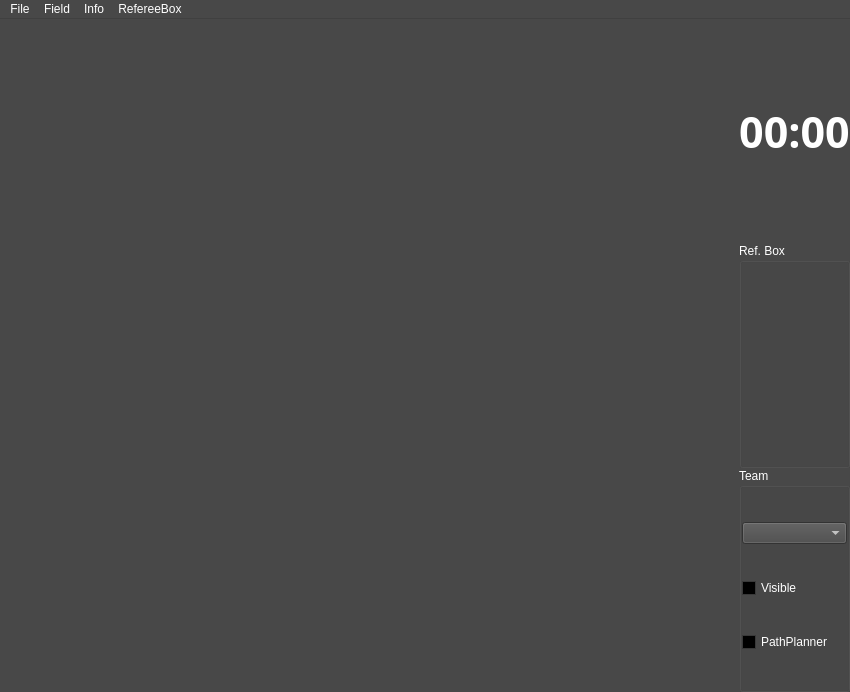
<?xml version="1.0" encoding="UTF-8"?>
<ui version="4.0">
 <class>MainWindow</class>
 <widget class="QMainWindow" name="MainWindow">
  <property name="geometry">
   <rect>
    <x>0</x>
    <y>0</y>
    <width>850</width>
    <height>692</height>
   </rect>
  </property>
  <property name="sizePolicy">
   <sizepolicy hsizetype="Fixed" vsizetype="Fixed">
    <horstretch>2</horstretch>
    <verstretch>2</verstretch>
   </sizepolicy>
  </property>
  <property name="palette">
   <palette>
    <active>
     <colorrole role="WindowText">
      <brush brushstyle="SolidPattern">
       <color alpha="255">
        <red>255</red>
        <green>255</green>
        <blue>255</blue>
       </color>
      </brush>
     </colorrole>
     <colorrole role="Button">
      <brush brushstyle="SolidPattern">
       <color alpha="255">
        <red>72</red>
        <green>72</green>
        <blue>72</blue>
       </color>
      </brush>
     </colorrole>
     <colorrole role="Light">
      <brush brushstyle="SolidPattern">
       <color alpha="255">
        <red>108</red>
        <green>108</green>
        <blue>108</blue>
       </color>
      </brush>
     </colorrole>
     <colorrole role="Midlight">
      <brush brushstyle="SolidPattern">
       <color alpha="255">
        <red>90</red>
        <green>90</green>
        <blue>90</blue>
       </color>
      </brush>
     </colorrole>
     <colorrole role="Dark">
      <brush brushstyle="SolidPattern">
       <color alpha="255">
        <red>36</red>
        <green>36</green>
        <blue>36</blue>
       </color>
      </brush>
     </colorrole>
     <colorrole role="Mid">
      <brush brushstyle="SolidPattern">
       <color alpha="255">
        <red>48</red>
        <green>48</green>
        <blue>48</blue>
       </color>
      </brush>
     </colorrole>
     <colorrole role="Text">
      <brush brushstyle="SolidPattern">
       <color alpha="255">
        <red>255</red>
        <green>255</green>
        <blue>255</blue>
       </color>
      </brush>
     </colorrole>
     <colorrole role="BrightText">
      <brush brushstyle="SolidPattern">
       <color alpha="255">
        <red>255</red>
        <green>255</green>
        <blue>255</blue>
       </color>
      </brush>
     </colorrole>
     <colorrole role="ButtonText">
      <brush brushstyle="SolidPattern">
       <color alpha="255">
        <red>255</red>
        <green>255</green>
        <blue>255</blue>
       </color>
      </brush>
     </colorrole>
     <colorrole role="Base">
      <brush brushstyle="SolidPattern">
       <color alpha="255">
        <red>0</red>
        <green>0</green>
        <blue>0</blue>
       </color>
      </brush>
     </colorrole>
     <colorrole role="Window">
      <brush brushstyle="SolidPattern">
       <color alpha="255">
        <red>72</red>
        <green>72</green>
        <blue>72</blue>
       </color>
      </brush>
     </colorrole>
     <colorrole role="Shadow">
      <brush brushstyle="SolidPattern">
       <color alpha="255">
        <red>0</red>
        <green>0</green>
        <blue>0</blue>
       </color>
      </brush>
     </colorrole>
     <colorrole role="Highlight">
      <brush brushstyle="SolidPattern">
       <color alpha="255">
        <red>16</red>
        <green>16</green>
        <blue>16</blue>
       </color>
      </brush>
     </colorrole>
     <colorrole role="HighlightedText">
      <brush brushstyle="SolidPattern">
       <color alpha="255">
        <red>255</red>
        <green>255</green>
        <blue>255</blue>
       </color>
      </brush>
     </colorrole>
     <colorrole role="Link">
      <brush brushstyle="SolidPattern">
       <color alpha="255">
        <red>0</red>
        <green>0</green>
        <blue>255</blue>
       </color>
      </brush>
     </colorrole>
     <colorrole role="LinkVisited">
      <brush brushstyle="SolidPattern">
       <color alpha="255">
        <red>255</red>
        <green>0</green>
        <blue>255</blue>
       </color>
      </brush>
     </colorrole>
     <colorrole role="AlternateBase">
      <brush brushstyle="SolidPattern">
       <color alpha="255">
        <red>36</red>
        <green>36</green>
        <blue>36</blue>
       </color>
      </brush>
     </colorrole>
    </active>
    <inactive>
     <colorrole role="WindowText">
      <brush brushstyle="SolidPattern">
       <color alpha="255">
        <red>255</red>
        <green>255</green>
        <blue>255</blue>
       </color>
      </brush>
     </colorrole>
     <colorrole role="Button">
      <brush brushstyle="SolidPattern">
       <color alpha="255">
        <red>72</red>
        <green>72</green>
        <blue>72</blue>
       </color>
      </brush>
     </colorrole>
     <colorrole role="Light">
      <brush brushstyle="SolidPattern">
       <color alpha="255">
        <red>108</red>
        <green>108</green>
        <blue>108</blue>
       </color>
      </brush>
     </colorrole>
     <colorrole role="Midlight">
      <brush brushstyle="SolidPattern">
       <color alpha="255">
        <red>90</red>
        <green>90</green>
        <blue>90</blue>
       </color>
      </brush>
     </colorrole>
     <colorrole role="Dark">
      <brush brushstyle="SolidPattern">
       <color alpha="255">
        <red>36</red>
        <green>36</green>
        <blue>36</blue>
       </color>
      </brush>
     </colorrole>
     <colorrole role="Mid">
      <brush brushstyle="SolidPattern">
       <color alpha="255">
        <red>48</red>
        <green>48</green>
        <blue>48</blue>
       </color>
      </brush>
     </colorrole>
     <colorrole role="Text">
      <brush brushstyle="SolidPattern">
       <color alpha="255">
        <red>255</red>
        <green>255</green>
        <blue>255</blue>
       </color>
      </brush>
     </colorrole>
     <colorrole role="BrightText">
      <brush brushstyle="SolidPattern">
       <color alpha="255">
        <red>255</red>
        <green>255</green>
        <blue>255</blue>
       </color>
      </brush>
     </colorrole>
     <colorrole role="ButtonText">
      <brush brushstyle="SolidPattern">
       <color alpha="255">
        <red>255</red>
        <green>255</green>
        <blue>255</blue>
       </color>
      </brush>
     </colorrole>
     <colorrole role="Base">
      <brush brushstyle="SolidPattern">
       <color alpha="255">
        <red>0</red>
        <green>0</green>
        <blue>0</blue>
       </color>
      </brush>
     </colorrole>
     <colorrole role="Window">
      <brush brushstyle="SolidPattern">
       <color alpha="255">
        <red>72</red>
        <green>72</green>
        <blue>72</blue>
       </color>
      </brush>
     </colorrole>
     <colorrole role="Shadow">
      <brush brushstyle="SolidPattern">
       <color alpha="255">
        <red>0</red>
        <green>0</green>
        <blue>0</blue>
       </color>
      </brush>
     </colorrole>
     <colorrole role="Highlight">
      <brush brushstyle="SolidPattern">
       <color alpha="255">
        <red>16</red>
        <green>16</green>
        <blue>16</blue>
       </color>
      </brush>
     </colorrole>
     <colorrole role="HighlightedText">
      <brush brushstyle="SolidPattern">
       <color alpha="255">
        <red>255</red>
        <green>255</green>
        <blue>255</blue>
       </color>
      </brush>
     </colorrole>
     <colorrole role="Link">
      <brush brushstyle="SolidPattern">
       <color alpha="255">
        <red>0</red>
        <green>0</green>
        <blue>255</blue>
       </color>
      </brush>
     </colorrole>
     <colorrole role="LinkVisited">
      <brush brushstyle="SolidPattern">
       <color alpha="255">
        <red>255</red>
        <green>0</green>
        <blue>255</blue>
       </color>
      </brush>
     </colorrole>
     <colorrole role="AlternateBase">
      <brush brushstyle="SolidPattern">
       <color alpha="255">
        <red>36</red>
        <green>36</green>
        <blue>36</blue>
       </color>
      </brush>
     </colorrole>
    </inactive>
    <disabled>
     <colorrole role="WindowText">
      <brush brushstyle="SolidPattern">
       <color alpha="255">
        <red>36</red>
        <green>36</green>
        <blue>36</blue>
       </color>
      </brush>
     </colorrole>
     <colorrole role="Button">
      <brush brushstyle="SolidPattern">
       <color alpha="255">
        <red>72</red>
        <green>72</green>
        <blue>72</blue>
       </color>
      </brush>
     </colorrole>
     <colorrole role="Light">
      <brush brushstyle="SolidPattern">
       <color alpha="255">
        <red>108</red>
        <green>108</green>
        <blue>108</blue>
       </color>
      </brush>
     </colorrole>
     <colorrole role="Midlight">
      <brush brushstyle="SolidPattern">
       <color alpha="255">
        <red>90</red>
        <green>90</green>
        <blue>90</blue>
       </color>
      </brush>
     </colorrole>
     <colorrole role="Dark">
      <brush brushstyle="SolidPattern">
       <color alpha="255">
        <red>36</red>
        <green>36</green>
        <blue>36</blue>
       </color>
      </brush>
     </colorrole>
     <colorrole role="Mid">
      <brush brushstyle="SolidPattern">
       <color alpha="255">
        <red>48</red>
        <green>48</green>
        <blue>48</blue>
       </color>
      </brush>
     </colorrole>
     <colorrole role="Text">
      <brush brushstyle="SolidPattern">
       <color alpha="255">
        <red>36</red>
        <green>36</green>
        <blue>36</blue>
       </color>
      </brush>
     </colorrole>
     <colorrole role="BrightText">
      <brush brushstyle="SolidPattern">
       <color alpha="255">
        <red>255</red>
        <green>255</green>
        <blue>255</blue>
       </color>
      </brush>
     </colorrole>
     <colorrole role="ButtonText">
      <brush brushstyle="SolidPattern">
       <color alpha="255">
        <red>36</red>
        <green>36</green>
        <blue>36</blue>
       </color>
      </brush>
     </colorrole>
     <colorrole role="Base">
      <brush brushstyle="SolidPattern">
       <color alpha="255">
        <red>72</red>
        <green>72</green>
        <blue>72</blue>
       </color>
      </brush>
     </colorrole>
     <colorrole role="Window">
      <brush brushstyle="SolidPattern">
       <color alpha="255">
        <red>72</red>
        <green>72</green>
        <blue>72</blue>
       </color>
      </brush>
     </colorrole>
     <colorrole role="Shadow">
      <brush brushstyle="SolidPattern">
       <color alpha="255">
        <red>0</red>
        <green>0</green>
        <blue>0</blue>
       </color>
      </brush>
     </colorrole>
     <colorrole role="Highlight">
      <brush brushstyle="SolidPattern">
       <color alpha="255">
        <red>127</red>
        <green>125</green>
        <blue>123</blue>
       </color>
      </brush>
     </colorrole>
     <colorrole role="HighlightedText">
      <brush brushstyle="SolidPattern">
       <color alpha="255">
        <red>255</red>
        <green>255</green>
        <blue>255</blue>
       </color>
      </brush>
     </colorrole>
     <colorrole role="Link">
      <brush brushstyle="SolidPattern">
       <color alpha="255">
        <red>0</red>
        <green>0</green>
        <blue>255</blue>
       </color>
      </brush>
     </colorrole>
     <colorrole role="LinkVisited">
      <brush brushstyle="SolidPattern">
       <color alpha="255">
        <red>255</red>
        <green>0</green>
        <blue>255</blue>
       </color>
      </brush>
     </colorrole>
     <colorrole role="AlternateBase">
      <brush brushstyle="SolidPattern">
       <color alpha="255">
        <red>72</red>
        <green>72</green>
        <blue>72</blue>
       </color>
      </brush>
     </colorrole>
    </disabled>
   </palette>
  </property>
  <property name="mouseTracking">
   <bool>false</bool>
  </property>
  <property name="focusPolicy">
   <enum>Qt::StrongFocus</enum>
  </property>
  <property name="contextMenuPolicy">
   <enum>Qt::DefaultContextMenu</enum>
  </property>
  <property name="acceptDrops">
   <bool>true</bool>
  </property>
  <property name="windowTitle">
   <string>Basestation</string>
  </property>
  <widget class="QWidget" name="centralwidget">
   <layout class="QVBoxLayout" name="verticalLayout_3">
    <item>
     <layout class="QHBoxLayout" name="horizontalLayout_2">
      <property name="spacing">
       <number>0</number>
      </property>
      <item>
       <layout class="QGridLayout">
        <property name="margin">
         <number>0</number>
        </property>
        <property name="spacing">
         <number>0</number>
        </property>
        <item row="0" column="1">
         <spacer>
          <property name="orientation">
           <enum>Qt::Horizontal</enum>
          </property>
          <property name="sizeHint" stdset="0">
           <size>
            <width>661</width>
            <height>1</height>
           </size>
          </property>
         </spacer>
        </item>
        <item row="1" column="0">
         <spacer>
          <property name="orientation">
           <enum>Qt::Vertical</enum>
          </property>
          <property name="sizeHint" stdset="0">
           <size>
            <width>1</width>
            <height>291</height>
           </size>
          </property>
         </spacer>
        </item>
        <item row="1" column="1">
         <widget class="FieldWidget3D" name="FieldW" native="true">
          <property name="sizePolicy">
           <sizepolicy hsizetype="Preferred" vsizetype="Preferred">
            <horstretch>10</horstretch>
            <verstretch>10</verstretch>
           </sizepolicy>
          </property>
          <property name="minimumSize">
           <size>
            <width>200</width>
            <height>100</height>
           </size>
          </property>
          <property name="sizeIncrement">
           <size>
            <width>0</width>
            <height>0</height>
           </size>
          </property>
          <property name="baseSize">
           <size>
            <width>400</width>
            <height>800</height>
           </size>
          </property>
          <property name="mouseTracking">
           <bool>false</bool>
          </property>
          <property name="focusPolicy">
           <enum>Qt::NoFocus</enum>
          </property>
          <property name="acceptDrops">
           <bool>true</bool>
          </property>
          <zorder>Group_RobotFilter</zorder>
         </widget>
        </item>
       </layout>
      </item>
      <item>
       <layout class="QVBoxLayout" name="verticalLayout_2">
        <property name="spacing">
         <number>0</number>
        </property>
        <item>
         <layout class="QHBoxLayout">
          <property name="spacing">
           <number>0</number>
          </property>
          <property name="margin">
           <number>0</number>
          </property>
          <item>
           <widget class="QLabel" name="Game_time_clock">
            <property name="font">
             <font>
              <family>Sans Serif</family>
              <pointsize>32</pointsize>
              <weight>75</weight>
              <italic>false</italic>
              <bold>true</bold>
              <underline>false</underline>
              <strikeout>false</strikeout>
             </font>
            </property>
            <property name="text">
             <string>00:00</string>
            </property>
            <property name="alignment">
             <set>Qt::AlignCenter</set>
            </property>
           </widget>
          </item>
         </layout>
        </item>
        <item>
         <widget class="QGroupBox" name="Group_RB">
          <property name="sizePolicy">
           <sizepolicy hsizetype="Minimum" vsizetype="Minimum">
            <horstretch>0</horstretch>
            <verstretch>0</verstretch>
           </sizepolicy>
          </property>
          <property name="minimumSize">
           <size>
            <width>0</width>
            <height>0</height>
           </size>
          </property>
          <property name="title">
           <string>Ref. Box</string>
          </property>
          <widget class="RefBoxWidget" name="RefBoxWG" native="true">
           <property name="geometry">
            <rect>
             <x>10</x>
             <y>20</y>
             <width>181</width>
             <height>31</height>
            </rect>
           </property>
           <property name="sizePolicy">
            <sizepolicy hsizetype="Minimum" vsizetype="Minimum">
             <horstretch>0</horstretch>
             <verstretch>0</verstretch>
            </sizepolicy>
           </property>
           <property name="sizeIncrement">
            <size>
             <width>0</width>
             <height>0</height>
            </size>
           </property>
           <property name="mouseTracking">
            <bool>false</bool>
           </property>
           <property name="focusPolicy">
            <enum>Qt::StrongFocus</enum>
           </property>
           <property name="acceptDrops">
            <bool>true</bool>
           </property>
          </widget>
         </widget>
        </item>
        <item>
         <widget class="QGroupBox" name="Group_RobotFilter">
          <property name="sizePolicy">
           <sizepolicy hsizetype="Preferred" vsizetype="Preferred">
            <horstretch>0</horstretch>
            <verstretch>0</verstretch>
           </sizepolicy>
          </property>
          <property name="minimumSize">
           <size>
            <width>0</width>
            <height>0</height>
           </size>
          </property>
          <property name="title">
           <string>Team</string>
          </property>
          <layout class="QVBoxLayout" name="verticalLayout">
           <item>
            <widget class="QComboBox" name="robotSelector"/>
           </item>
           <item>
            <widget class="QCheckBox" name="checkVisible">
             <property name="text">
              <string>Visible</string>
             </property>
            </widget>
           </item>
           <item>
            <widget class="QCheckBox" name="checkPathPlaner">
             <property name="text">
              <string>PathPlanner</string>
             </property>
            </widget>
           </item>
          </layout>
         </widget>
        </item>
       </layout>
      </item>
     </layout>
    </item>
   </layout>
  </widget>
  <widget class="QMenuBar" name="menuBar">
   <property name="geometry">
    <rect>
     <x>0</x>
     <y>0</y>
     <width>850</width>
     <height>25</height>
    </rect>
   </property>
   <widget class="QMenu" name="menuFile">
    <property name="title">
     <string>File</string>
    </property>
    <addaction name="actionFull_Screen"/>
    <addaction name="separator"/>
    <addaction name="actionQuit"/>
   </widget>
   <widget class="QMenu" name="menuInfo">
    <property name="title">
     <string>Info</string>
    </property>
    <addaction name="actionView_Full_Screen_info"/>
   </widget>
   <widget class="QMenu" name="menuRef_Box">
    <property name="title">
     <string>RefereeBox</string>
    </property>
    <addaction name="actionConnect"/>
   </widget>
   <widget class="QMenu" name="menuField_Config">
    <property name="title">
     <string>Field</string>
    </property>
    <widget class="QMenu" name="menuDebug">
     <property name="title">
      <string>Debug</string>
     </property>
     <property name="icon">
      <iconset resource="../basestation.qrc">
       <normaloff>:/icons/debug.png</normaloff>:/icons/debug.png</iconset>
     </property>
     <addaction name="actionShow_All"/>
     <addaction name="separator"/>
     <addaction name="actionDebug_All_On_Off"/>
    </widget>
    <widget class="QMenu" name="menuPathPlanner">
     <property name="title">
      <string>PathPlanner</string>
     </property>
     <addaction name="actionShow_All_PathPlanner_Components"/>
     <addaction name="separator"/>
     <addaction name="actionShow_PathPlanner_Path"/>
     <addaction name="actionShow_Corridor_Check"/>
     <addaction name="actionShow_Voronoi_Diagram"/>
     <addaction name="actionShow_Sites"/>
    </widget>
    <addaction name="actionTop_View"/>
    <addaction name="actionLock"/>
    <addaction name="actionFlip"/>
    <addaction name="separator"/>
    <addaction name="separator"/>
    <addaction name="menuDebug"/>
    <addaction name="actionTaxi_Follow_Mode"/>
    <addaction name="menuPathPlanner"/>
   </widget>
   <addaction name="menuFile"/>
   <addaction name="menuField_Config"/>
   <addaction name="menuInfo"/>
   <addaction name="menuRef_Box"/>
  </widget>
  <action name="actionQuit">
   <property name="icon">
    <iconset resource="../basestation.qrc">
     <normaloff>:/icons/exit.png</normaloff>:/icons/exit.png</iconset>
   </property>
   <property name="text">
    <string>Quit</string>
   </property>
  </action>
  <action name="actionView_Full_Screen_info">
   <property name="icon">
    <iconset resource="../basestation.qrc">
     <normaloff>:/icons/info_wind.png</normaloff>:/icons/info_wind.png</iconset>
   </property>
   <property name="text">
    <string>Open Info Window</string>
   </property>
  </action>
  <action name="actionConnect">
   <property name="icon">
    <iconset resource="../basestation.qrc">
     <normaloff>:/icons/connect.png</normaloff>:/icons/connect.png</iconset>
   </property>
   <property name="text">
    <string>Connect</string>
   </property>
  </action>
  <action name="actionFull_Screen">
   <property name="icon">
    <iconset resource="../basestation.qrc">
     <normaloff>:/icons/full_screen.png</normaloff>:/icons/full_screen.png</iconset>
   </property>
   <property name="text">
    <string>Full Screen </string>
   </property>
  </action>
  <action name="actionDebug_Points">
   <property name="text">
    <string>Debug Points On/Off</string>
   </property>
  </action>
  <action name="actionAgent_0">
   <property name="checkable">
    <bool>true</bool>
   </property>
   <property name="text">
    <string>Agent 0</string>
   </property>
  </action>
  <action name="actionAgent_1">
   <property name="checkable">
    <bool>true</bool>
   </property>
   <property name="text">
    <string>Agent 1</string>
   </property>
  </action>
  <action name="actionAgent_2">
   <property name="checkable">
    <bool>true</bool>
   </property>
   <property name="text">
    <string>Agent 2</string>
   </property>
  </action>
  <action name="actionAgent_3">
   <property name="checkable">
    <bool>true</bool>
   </property>
   <property name="text">
    <string>Agent 3</string>
   </property>
  </action>
  <action name="actionAgent_4">
   <property name="checkable">
    <bool>true</bool>
   </property>
   <property name="text">
    <string>Agent 4</string>
   </property>
  </action>
  <action name="actionAgent_5">
   <property name="checkable">
    <bool>true</bool>
   </property>
   <property name="text">
    <string>Agent 5</string>
   </property>
  </action>
  <action name="actionAgent_6">
   <property name="checkable">
    <bool>true</bool>
   </property>
   <property name="text">
    <string>Agent 6</string>
   </property>
  </action>
  <action name="actionAll_On_Off">
   <property name="checkable">
    <bool>true</bool>
   </property>
   <property name="text">
    <string>All On/Off</string>
   </property>
  </action>
  <action name="actionFlip">
   <property name="icon">
    <iconset resource="../basestation.qrc">
     <normaloff>:/icons/flip.png</normaloff>:/icons/flip.png</iconset>
   </property>
   <property name="text">
    <string>Flip</string>
   </property>
   <property name="shortcut">
    <string>Ctrl+F</string>
   </property>
  </action>
  <action name="actionDebug_All_On_Off">
   <property name="checkable">
    <bool>true</bool>
   </property>
   <property name="text">
    <string>Show Points</string>
   </property>
  </action>
  <action name="actionDebug_Agent_0">
   <property name="checkable">
    <bool>true</bool>
   </property>
   <property name="text">
    <string>Agent 0</string>
   </property>
  </action>
  <action name="actionDebugAgent_1">
   <property name="checkable">
    <bool>true</bool>
   </property>
   <property name="text">
    <string>Agent 1</string>
   </property>
  </action>
  <action name="actionDebugAgent_2">
   <property name="checkable">
    <bool>true</bool>
   </property>
   <property name="text">
    <string>Agent 2</string>
   </property>
  </action>
  <action name="actionDebugAgent_3">
   <property name="checkable">
    <bool>true</bool>
   </property>
   <property name="text">
    <string>Agent 3</string>
   </property>
  </action>
  <action name="actionDebugAgent_4">
   <property name="checkable">
    <bool>true</bool>
   </property>
   <property name="text">
    <string>Agent4</string>
   </property>
  </action>
  <action name="actionDebugAgent_5">
   <property name="checkable">
    <bool>true</bool>
   </property>
   <property name="text">
    <string>Agent 5</string>
   </property>
  </action>
  <action name="actionDebugAgent_6">
   <property name="checkable">
    <bool>true</bool>
   </property>
   <property name="text">
    <string>Agent 6</string>
   </property>
  </action>
  <action name="actionTaxi_Follow_Mode">
   <property name="checkable">
    <bool>true</bool>
   </property>
   <property name="text">
    <string>Taxi Follow Mode</string>
   </property>
  </action>
  <action name="actionVisible">
   <property name="checkable">
    <bool>true</bool>
   </property>
   <property name="text">
    <string>Visible</string>
   </property>
  </action>
  <action name="action3D">
   <property name="checkable">
    <bool>true</bool>
   </property>
   <property name="text">
    <string>3D</string>
   </property>
  </action>
  <action name="actionColor">
   <property name="checkable">
    <bool>true</bool>
   </property>
   <property name="checked">
    <bool>true</bool>
   </property>
   <property name="text">
    <string>Color</string>
   </property>
  </action>
  <action name="actionTop_View">
   <property name="checkable">
    <bool>true</bool>
   </property>
   <property name="text">
    <string>Top View</string>
   </property>
  </action>
  <action name="actionLock">
   <property name="checkable">
    <bool>true</bool>
   </property>
   <property name="text">
    <string>Lock Camera</string>
   </property>
  </action>
  <action name="actionShow_PathPlanner_Path">
   <property name="checkable">
    <bool>true</bool>
   </property>
   <property name="checked">
    <bool>true</bool>
   </property>
   <property name="text">
    <string>Show Path</string>
   </property>
  </action>
  <action name="actionShow_Voronoi_Diagram">
   <property name="checkable">
    <bool>true</bool>
   </property>
   <property name="text">
    <string>Show Voronoi Diagram</string>
   </property>
  </action>
  <action name="actionShow_Corridor_Check">
   <property name="checkable">
    <bool>true</bool>
   </property>
   <property name="text">
    <string>Show Corridor Check</string>
   </property>
  </action>
  <action name="actionShow_Sites">
   <property name="checkable">
    <bool>true</bool>
   </property>
   <property name="text">
    <string>Show Sites</string>
   </property>
  </action>
  <action name="actionShow_All_PathPlanner_Components">
   <property name="checkable">
    <bool>true</bool>
   </property>
   <property name="text">
    <string>Show All</string>
   </property>
  </action>
  <action name="actionTut">
   <property name="text">
    <string>tut</string>
   </property>
  </action>
  <action name="actionShow_All">
   <property name="text">
    <string>Show All</string>
   </property>
  </action>
 </widget>
 <layoutdefault spacing="0" margin="0"/>
 <customwidgets>
  <customwidget>
   <class>RefBoxWidget</class>
   <extends>QWidget</extends>
   <header>RefBoxWidget.h</header>
  </customwidget>
  <customwidget>
   <class>FieldWidget3D</class>
   <extends>QWidget</extends>
   <header>FieldWidget3D.h</header>
   <container>1</container>
  </customwidget>
 </customwidgets>
 <resources>
  <include location="../basestation.qrc"/>
 </resources>
 <connections/>
</ui>
